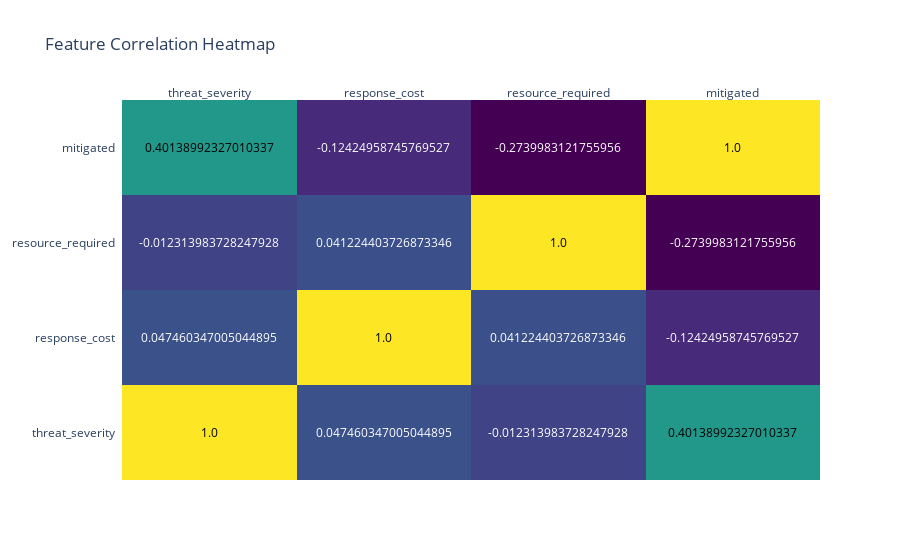

The notebook cell saved with this chart:
### Code cell
import plotly.figure_factory as ff

corr_data = viz_df[['threat_severity', 'response_cost', 'resource_required', 'mitigated']].corr()
fig = ff.create_annotated_heatmap(
    z=corr_data.values,
    x=corr_data.columns.tolist(),
    y=corr_data.columns.tolist(),
    colorscale='Viridis'
)
fig.update_layout(title_text='Feature Correlation Heatmap')
fig.show()

### Figure 1 — Plotly figure (JSON) as saved in the notebook; plotly's stock layout.template omitted (floating-point values rounded to 4 significant figures)
{"data": [{"colorscale": [[0, "#440154"], [0.1111, "#482878"], [0.2222, "#3e4989"], [0.3333, "#31688e"], [0.4444, "#26828e"], [0.5556, "#1f9e89"], [0.6667, "#35b779"], [0.7778, "#6ece58"], [0.8889, "#b5de2b"], [1, "#fde725"]], "reversescale": false, "showscale": false, "type": "heatmap", "x": ["threat_severity", "response_cost", "resource_required", "mitigated"], "y": ["threat_severity", "response_cost", "resource_required", "mitigated"], "z": [[1, 0.04746, -0.01231, 0.4014], [0.04746, 1, 0.04122, -0.1242], [-0.01231, 0.04122, 1, -0.274], [0.4014, -0.1242, -0.274, 1]]}], "layout": {"annotations": [{"font": {"color": "#000000"}, "showarrow": false, "text": "1.0", "x": "threat_severity", "xref": "x", "y": "threat_severity", "yref": "y"}, {"font": {"color": "#FFFFFF"}, "showarrow": false, "text": "0.047460347005044895", "x": "response_cost", "xref": "x", "y": "threat_severity", "yref": "y"}, {"font": {"color": "#FFFFFF"}, "showarrow": false, "text": "-0.012313983728247928", "x": "resource_required", "xref": "x", "y": "threat_severity", "yref": "y"}, {"font": {"color": "#000000"}, "showarrow": false, "text": "0.40138992327010337", "x": "mitigated", "xref": "x", "y": "threat_severity", "yref": "y"}, {"font": {"color": "#FFFFFF"}, "showarrow": false, "text": "0.047460347005044895", "x": "threat_severity", "xref": "x", "y": "response_cost", "yref": "y"}, {"font": {"color": "#000000"}, "showarrow": false, "text": "1.0", "x": "response_cost", "xref": "x", "y": "response_cost", "yref": "y"}, {"font": {"color": "#FFFFFF"}, "showarrow": false, "text": "0.041224403726873346", "x": "resource_required", "xref": "x", "y": "response_cost", "yref": "y"}, {"font": {"color": "#FFFFFF"}, "showarrow": false, "text": "-0.12424958745769527", "x": "mitigated", "xref": "x", "y": "response_cost", "yref": "y"}, {"font": {"color": "#FFFFFF"}, "showarrow": false, "text": "-0.012313983728247928", "x": "threat_severity", "xref": "x", "y": "resource_required", "yref": "y"}, {"font": {"color": "#FFFFFF"}, "showarrow": false, "text": "0.041224403726873346", "x": "response_cost", "xref": "x", "y": "resource_required", "yref": "y"}, {"font": {"color": "#000000"}, "showarrow": false, "text": "1.0", "x": "resource_required", "xref": "x", "y": "resource_required", "yref": "y"}, {"font": {"color": "#FFFFFF"}, "showarrow": false, "text": "-0.2739983121755956", "x": "mitigated", "xref": "x", "y": "resource_required", "yref": "y"}, {"font": {"color": "#000000"}, "showarrow": false, "text": "0.40138992327010337", "x": "threat_severity", "xref": "x", "y": "mitigated", "yref": "y"}, {"font": {"color": "#FFFFFF"}, "showarrow": false, "text": "-0.12424958745769527", "x": "response_cost", "xref": "x", "y": "mitigated", "yref": "y"}, {"font": {"color": "#FFFFFF"}, "showarrow": false, "text": "-0.2739983121755956", "x": "resource_required", "xref": "x", "y": "mitigated", "yref": "y"}, {"font": {"color": "#000000"}, "showarrow": false, "text": "1.0", "x": "mitigated", "xref": "x", "y": "mitigated", "yref": "y"}], "title": {"text": "Feature Correlation Heatmap"}, "xaxis": {"dtick": 1, "gridcolor": "rgb(0, 0, 0)", "side": "top", "ticks": ""}, "yaxis": {"dtick": 1, "ticks": "", "ticksuffix": "  "}}}
